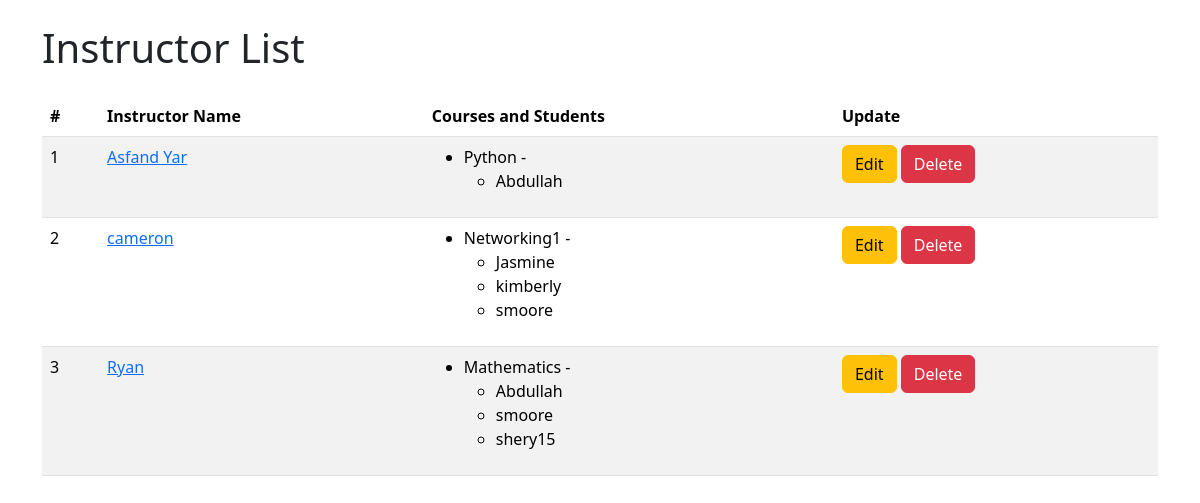
Screenshot of /instructor-list/ with the database file from the repository.
### lms/models.py (models this page shows, shortened)
class Instructor(models.Model):
    name = models.CharField(max_length=50)
    user = models.OneToOneField(CustomUser, on_delete= models.CASCADE,related_name="instructor")
    bio = models.CharField(max_length=100)

class Course(models.Model):
    name = models.CharField(max_length=100)
    description = models.CharField(max_length=500)
    instructor = models.ForeignKey(Instructor, on_delete=models.CASCADE, related_name= "courses")
    students = models.ManyToManyField(Student, related_name="courses" )

class Student(models.Model):
    name = models.CharField(max_length=50)
    user = models.OneToOneField(CustomUser, on_delete=models.CASCADE)
    age = models.IntegerField()

### lms/views.py (the view)
# urls.py: path('instructor-list/', views.InstructorListView.as_view(), name='instructor-list'),  # URL for the student list
class InstructorListView(ListView):
    model = Instructor
    template_name = "lms/instructors_list.html"
    context_object_name = "instructors"

### lms/templates/lms/instructors_list.html (shortened to what this page needs)
<!DOCTYPE html>
<html lang="en">
<head>
    <link href="https://cdn.jsdelivr.net/npm/bootstrap@5.3.3/dist/css/bootstrap.min.css" rel="stylesheet"
>
</head>
<body>
    <div class="container mt-4">
        <h1 class="mb-4">Instructor List</h1>
        <table class="table table-striped">
            <thead>
                <tr>
                    <th scope="col">#</th>
                    <th scope="col">Instructor Name</th>
                    <th scope="col">Courses and Students</th>
                    <th scope="col">Update</th>
                </tr>
            </thead>
            <tbody>
                {% for instructor in instructors %}
                    <tr>
                        <td>{{ forloop.counter }}</td>
                        <td> <a href="{% url 'instructor-details' instructor.id %}">{{ instructor.name }}</a></td>
                        <td>
                            <ul>
                                {% for course in instructor.courses.all %}
                                    <li>
                                        {{ course.name }} -
                                        {% if course.students.exists %}
                                            <ul>
                                                {% for student in course.students.all %}
                                                    <li>{{ student.name }}</li>
                                                {% empty %}
                                                    <li>No students enrolled</li>
                                                {% endfor %}
                                            </ul>
                                        {% else %}
                                            No students enrolled
                                        {% endif %}
                                    </li>
                                {% empty %}
                                    No Courses
                                {% endfor %}
                            </ul>
                        </td>
                        <td>
                            <a href="{% url 'instructor-update' instructor.id %}" class="btn btn-warning">Edit</a>
                            <a href="{% url 'instructor-delete' instructor.id %}" class="btn btn-danger">Delete</a>
                        </td>
                    </tr>
                {% empty %}
                    <tr>
                        <td colspan="3" class="text-center">No instructors found.</td>
                    </tr>
                {% endfor %}
            </tbody>
    </div>
</body>
</html>

### rows the page displays
Instructor: name "Asfand Yar"
Course: name "Python"
Student: name "Abdullah"
Instructor: name "cameron"
Course: name "Networking1"
Student: name "Jasmine"
Student: name "kimberly"
Student: name "smoore"
Instructor: name "Ryan"
Course: name "Mathematics"
Student: name "shery15"
